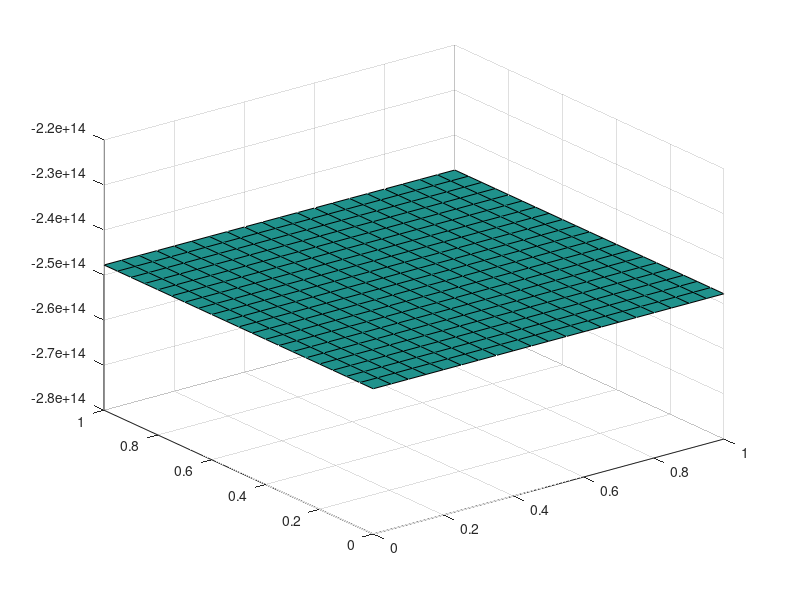

Here is the MATLAB script that generated this plot:
x = 0:1/20:1;
y = 0:1/20:1;
[X, Y] = meshgrid(x, y);
u = [-2.47754e+14 , -2.47754e+14 , -2.47754e+14 , -2.47754e+14 , -2.47754e+14 , -2.47754e+14 , -2.47754e+14 , -2.47754e+14 , -2.47754e+14 , -2.47754e+14 , -2.47754e+14 , -2.47754e+14 , -2.47754e+14 , -2.47754e+14 , -2.47754e+14 , -2.47754e+14 , -2.47754e+14 , -2.47754e+14 , -2.47754e+14 , -2.47754e+14 , -2.47754e+14 , ;
-2.47754e+14 , -2.47754e+14 , -2.47754e+14 , -2.47754e+14 , -2.47754e+14 , -2.47754e+14 , -2.47754e+14 , -2.47754e+14 , -2.47754e+14 , -2.47754e+14 , -2.47754e+14 , -2.47754e+14 , -2.47754e+14 , -2.47754e+14 , -2.47754e+14 , -2.47754e+14 , -2.47754e+14 , -2.47754e+14 , -2.47754e+14 , -2.47754e+14 , -2.47754e+14 , ;
-2.47754e+14 , -2.47754e+14 , -2.47754e+14 , -2.47754e+14 , -2.47754e+14 , -2.47754e+14 , -2.47754e+14 , -2.47754e+14 , -2.47754e+14 , -2.47754e+14 , -2.47754e+14 , -2.47754e+14 , -2.47754e+14 , -2.47754e+14 , -2.47754e+14 , -2.47754e+14 , -2.47754e+14 , -2.47754e+14 , -2.47754e+14 , -2.47754e+14 , -2.47754e+14 , ;
-2.47754e+14 , -2.47754e+14 , -2.47754e+14 , -2.47754e+14 , -2.47754e+14 , -2.47754e+14 , -2.47754e+14 , -2.47754e+14 , -2.47754e+14 , -2.47754e+14 , -2.47754e+14 , -2.47754e+14 , -2.47754e+14 , -2.47754e+14 , -2.47754e+14 , -2.47754e+14 , -2.47754e+14 , -2.47754e+14 , -2.47754e+14 , -2.47754e+14 , -2.47754e+14 , ;
-2.47754e+14 , -2.47754e+14 , -2.47754e+14 , -2.47754e+14 , -2.47754e+14 , -2.47754e+14 , -2.47754e+14 , -2.47754e+14 , -2.47754e+14 , -2.47754e+14 , -2.47754e+14 , -2.47754e+14 , -2.47754e+14 , -2.47754e+14 , -2.47754e+14 , -2.47754e+14 , -2.47754e+14 , -2.47754e+14 , -2.47754e+14 , -2.47754e+14 , -2.47754e+14 , ;
-2.47754e+14 , -2.47754e+14 , -2.47754e+14 , -2.47754e+14 , -2.47754e+14 , -2.47754e+14 , -2.47754e+14 , -2.47754e+14 , -2.47754e+14 , -2.47754e+14 , -2.47754e+14 , -2.47754e+14 , -2.47754e+14 , -2.47754e+14 , -2.47754e+14 , -2.47754e+14 , -2.47754e+14 , -2.47754e+14 , -2.47754e+14 , -2.47754e+14 , -2.47754e+14 , ;
-2.47754e+14 , -2.47754e+14 , -2.47754e+14 , -2.47754e+14 , -2.47754e+14 , -2.47754e+14 , -2.47754e+14 , -2.47754e+14 , -2.47754e+14 , -2.47754e+14 , -2.47754e+14 , -2.47754e+14 , -2.47754e+14 , -2.47754e+14 , -2.47754e+14 , -2.47754e+14 , -2.47754e+14 , -2.47754e+14 , -2.47754e+14 , -2.47754e+14 , -2.47754e+14 , ;
-2.47754e+14 , -2.47754e+14 , -2.47754e+14 , -2.47754e+14 , -2.47754e+14 , -2.47754e+14 , -2.47754e+14 , -2.47754e+14 , -2.47754e+14 , -2.47754e+14 , -2.47754e+14 , -2.47754e+14 , -2.47754e+14 , -2.47754e+14 , -2.47754e+14 , -2.47754e+14 , -2.47754e+14 , -2.47754e+14 , -2.47754e+14 , -2.47754e+14 , -2.47754e+14 , ;
-2.47754e+14 , -2.47754e+14 , -2.47754e+14 , -2.47754e+14 , -2.47754e+14 , -2.47754e+14 , -2.47754e+14 , -2.47754e+14 , -2.47754e+14 , -2.47754e+14 , -2.47754e+14 , -2.47754e+14 , -2.47754e+14 , -2.47754e+14 , -2.47754e+14 , -2.47754e+14 , -2.47754e+14 , -2.47754e+14 , -2.47754e+14 , -2.47754e+14 , -2.47754e+14 , ;
-2.47754e+14 , -2.47754e+14 , -2.47754e+14 , -2.47754e+14 , -2.47754e+14 , -2.47754e+14 , -2.47754e+14 , -2.47754e+14 , -2.47754e+14 , -2.47754e+14 , -2.47754e+14 , -2.47754e+14 , -2.47754e+14 , -2.47754e+14 , -2.47754e+14 , -2.47754e+14 , -2.47754e+14 , -2.47754e+14 , -2.47754e+14 , -2.47754e+14 , -2.47754e+14 , ;
-2.47754e+14 , -2.47754e+14 , -2.47754e+14 , -2.47754e+14 , -2.47754e+14 , -2.47754e+14 , -2.47754e+14 , -2.47754e+14 , -2.47754e+14 , -2.47754e+14 , -2.47754e+14 , -2.47754e+14 , -2.47754e+14 , -2.47754e+14 , -2.47754e+14 , -2.47754e+14 , -2.47754e+14 , -2.47754e+14 , -2.47754e+14 , -2.47754e+14 , -2.47754e+14 , ;
-2.47754e+14 , -2.47754e+14 , -2.47754e+14 , -2.47754e+14 , -2.47754e+14 , -2.47754e+14 , -2.47754e+14 , -2.47754e+14 , -2.47754e+14 , -2.47754e+14 , -2.47754e+14 , -2.47754e+14 , -2.47754e+14 , -2.47754e+14 , -2.47754e+14 , -2.47754e+14 , -2.47754e+14 , -2.47754e+14 , -2.47754e+14 , -2.47754e+14 , -2.47754e+14 , ;
-2.47754e+14 , -2.47754e+14 , -2.47754e+14 , -2.47754e+14 , -2.47754e+14 , -2.47754e+14 , -2.47754e+14 , -2.47754e+14 , -2.47754e+14 , -2.47754e+14 , -2.47754e+14 , -2.47754e+14 , -2.47754e+14 , -2.47754e+14 , -2.47754e+14 , -2.47754e+14 , -2.47754e+14 , -2.47754e+14 , -2.47754e+14 , -2.47754e+14 , -2.47754e+14 , ;
-2.47754e+14 , -2.47754e+14 , -2.47754e+14 , -2.47754e+14 , -2.47754e+14 , -2.47754e+14 , -2.47754e+14 , -2.47754e+14 , -2.47754e+14 , -2.47754e+14 , -2.47754e+14 , -2.47754e+14 , -2.47754e+14 , -2.47754e+14 , -2.47754e+14 , -2.47754e+14 , -2.47754e+14 , -2.47754e+14 , -2.47754e+14 , -2.47754e+14 , -2.47754e+14 , ;
-2.47754e+14 , -2.47754e+14 , -2.47754e+14 , -2.47754e+14 , -2.47754e+14 , -2.47754e+14 , -2.47754e+14 , -2.47754e+14 , -2.47754e+14 , -2.47754e+14 , -2.47754e+14 , -2.47754e+14 , -2.47754e+14 , -2.47754e+14 , -2.47754e+14 , -2.47754e+14 , -2.47754e+14 , -2.47754e+14 , -2.47754e+14 , -2.47754e+14 , -2.47754e+14 , ;
-2.47754e+14 , -2.47754e+14 , -2.47754e+14 , -2.47754e+14 , -2.47754e+14 , -2.47754e+14 , -2.47754e+14 , -2.47754e+14 , -2.47754e+14 , -2.47754e+14 , -2.47754e+14 , -2.47754e+14 , -2.47754e+14 , -2.47754e+14 , -2.47754e+14 , -2.47754e+14 , -2.47754e+14 , -2.47754e+14 , -2.47754e+14 , -2.47754e+14 , -2.47754e+14 , ;
-2.47754e+14 , -2.47754e+14 , -2.47754e+14 , -2.47754e+14 , -2.47754e+14 , -2.47754e+14 , -2.47754e+14 , -2.47754e+14 , -2.47754e+14 , -2.47754e+14 , -2.47754e+14 , -2.47754e+14 , -2.47754e+14 , -2.47754e+14 , -2.47754e+14 , -2.47754e+14 , -2.47754e+14 , -2.47754e+14 , -2.47754e+14 , -2.47754e+14 , -2.47754e+14 , ;
-2.47754e+14 , -2.47754e+14 , -2.47754e+14 , -2.47754e+14 , -2.47754e+14 , -2.47754e+14 , -2.47754e+14 , -2.47754e+14 , -2.47754e+14 , -2.47754e+14 , -2.47754e+14 , -2.47754e+14 , -2.47754e+14 , -2.47754e+14 , -2.47754e+14 , -2.47754e+14 , -2.47754e+14 , -2.47754e+14 , -2.47754e+14 , -2.47754e+14 , -2.47754e+14 , ;
-2.47754e+14 , -2.47754e+14 , -2.47754e+14 , -2.47754e+14 , -2.47754e+14 , -2.47754e+14 , -2.47754e+14 , -2.47754e+14 , -2.47754e+14 , -2.47754e+14 , -2.47754e+14 , -2.47754e+14 , -2.47754e+14 , -2.47754e+14 , -2.47754e+14 , -2.47754e+14 , -2.47754e+14 , -2.47754e+14 , -2.47754e+14 , -2.47754e+14 , -2.47754e+14 , ;
-2.47754e+14 , -2.47754e+14 , -2.47754e+14 , -2.47754e+14 , -2.47754e+14 , -2.47754e+14 , -2.47754e+14 , -2.47754e+14 , -2.47754e+14 , -2.47754e+14 , -2.47754e+14 , -2.47754e+14 , -2.47754e+14 , -2.47754e+14 , -2.47754e+14 , -2.47754e+14 , -2.47754e+14 , -2.47754e+14 , -2.47754e+14 , -2.47754e+14 , -2.47754e+14 , ;
-2.47754e+14 , -2.47754e+14 , -2.47754e+14 , -2.47754e+14 , -2.47754e+14 , -2.47754e+14 , -2.47754e+14 , -2.47754e+14 , -2.47754e+14 , -2.47754e+14 , -2.47754e+14 , -2.47754e+14 , -2.47754e+14 , -2.47754e+14 , -2.47754e+14 , -2.47754e+14 , -2.47754e+14 , -2.47754e+14 , -2.47754e+14 , -2.47754e+14 , -2.47754e+14 , ;
];
surf(X, Y, u);
